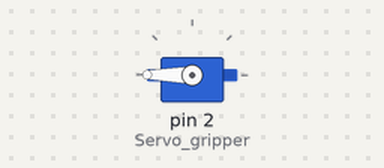
The sketch below on a simulated Arduino Uno, built with avr-gcc and run on an emulated ATmega328P. Parts: servo.

Above: at 0.05 s.
At 4.0 s:
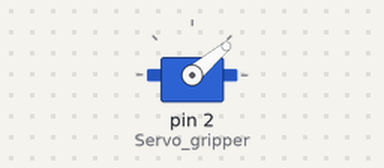
Timing chart, 0 to 5.2 s (numbered marks = the images above):
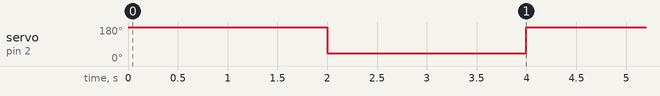

Measured:
- by itself, servo on pin 2 (Servo_gripper): alternates 180° for 2.0 s and 40° for 2.0 s

The sketch:

servo_grip_test.ino
```cpp
#include <Servo.h>
Servo Servo_gripper;  //objeto
int pwm_max = 180;    //gripper abierto max
int pwm_min = 40;     //gripper cerrado min

void setup() {
  Servo_gripper.attach(2);  //servo en pin 2 pwm
}

void loop() {
  Servo_gripper.write(pwm_max);
  delay(2000);
  Servo_gripper.write(pwm_min);
  delay(2000);
}
```
